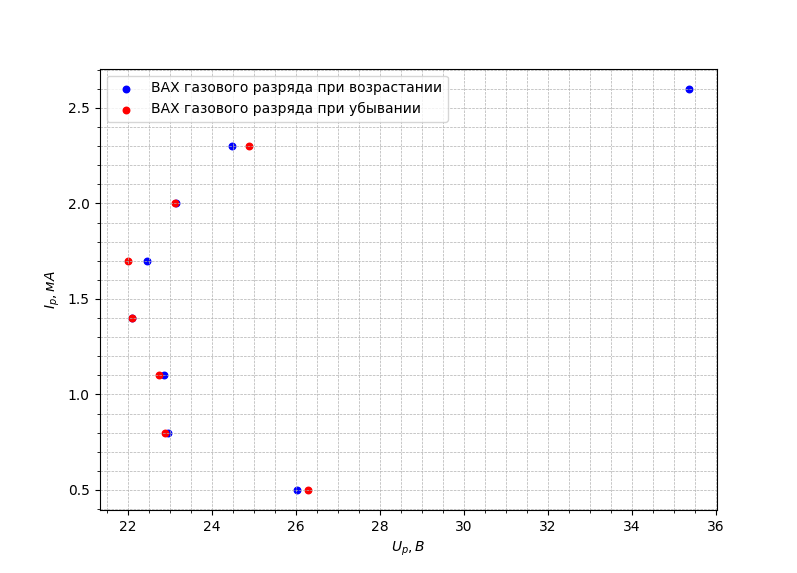

Reproduce this figure in Python.
import numpy as np
import matplotlib.pyplot as plt
from scipy.optimize import curve_fit


U_p = [26.02, 22.96, 22.86, 22.11, 22.45, 23.14, 24.49, 35.37, 24.90, 23.12, 22.00, 22.11, 22.74, 22.90, 26.29]
I_p = [0.5, 0.8, 1.1, 1.4, 1.7, 2.0, 2.3, 2.6, 2.3, 2.0, 1.7, 1.4, 1.1, 0.8, 0.5]

print(" & ".join([str(i) for i in U_p[:8]]).replace(".", ","))
print(" & ".join([str(i) for i in I_p[:8]]).replace(".", ","))

print(" & ".join([str(i) for i in U_p[8:]]).replace(".", ","))
print(" & ".join([str(i) for i in I_p[8:]]).replace(".", ","))

I_p1 = I_p[:8]
U_p1 = U_p[:8]

I_p2 = I_p[8:]
U_p2 = U_p[8:]


y1_data = np.array(I_p1)
x1_data = np.array(U_p1)

y2_data = np.array(I_p2)
x2_data = np.array(U_p2)

max_r = -1e12
for i in range(len(U_p) - 1):
    max_r = max(max_r,
                (U_p[i] - U_p[i + 1]) / (I_p[i] - I_p[i + 1])
                )
max_r *= 1000
print(max_r)


plt.figure(figsize=(8, 5))
plt.scatter(x1_data, y1_data, color='blue', s=22, label='ВАХ газового разряда при возрастании')
plt.scatter(x2_data, y2_data, color='red', s=22, label='ВАХ газового разряда при убывании')

# plt.plot(x_model, y1_model, color='blue', label='Аппроксимация для $R_1$')
# plt.plot(x_model, y2_model, color='red', label='Аппроксимация для $R_2$')
# plt.axhline(y=1/np.sqrt(2), color='blue')

# Title and labels
# plt.title('Frequency Response Curve', color='blueviolet', fontweight='bold')
plt.xlabel('$U_p, В$')
plt.ylabel('$I_p, мА$')

# Grid and legend
plt.minorticks_on()
plt.grid(which='both', linestyle='--', linewidth=0.5)
plt.legend()

# Show plot
plt.show()
